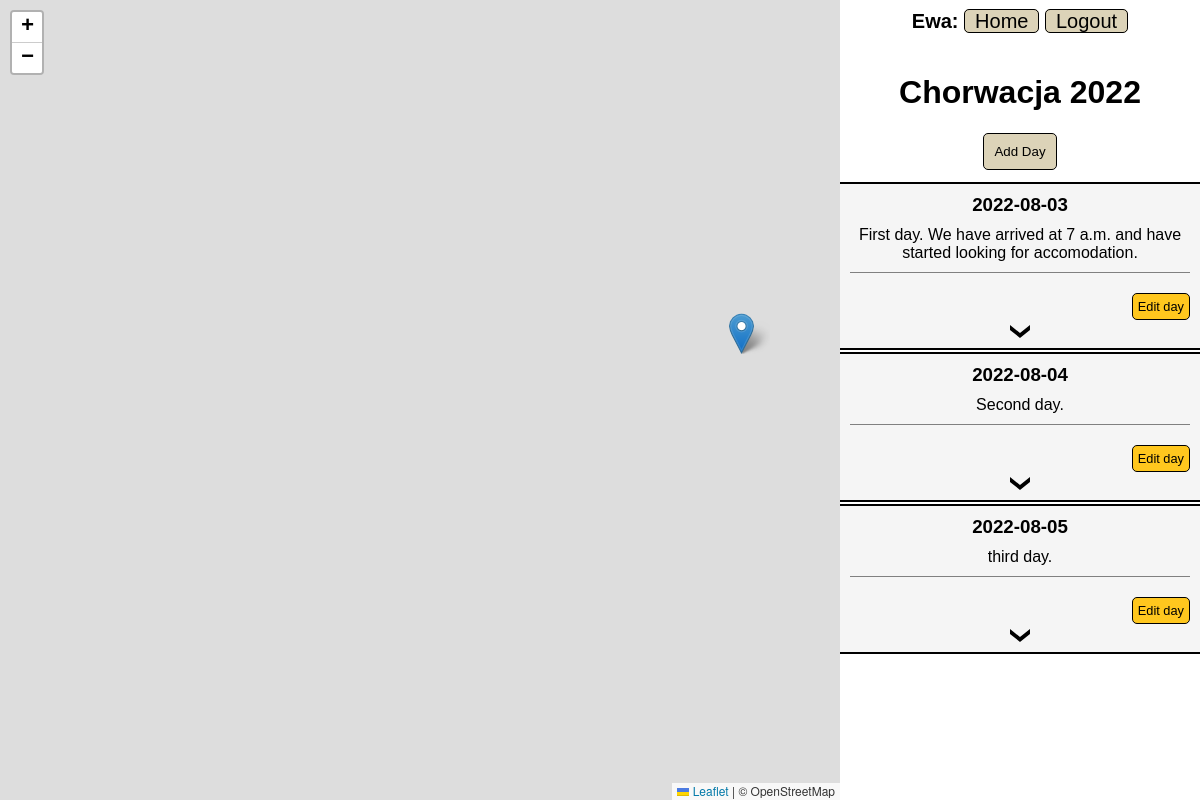
The page /adventure/49 (signed in) on the database as committed earlier.
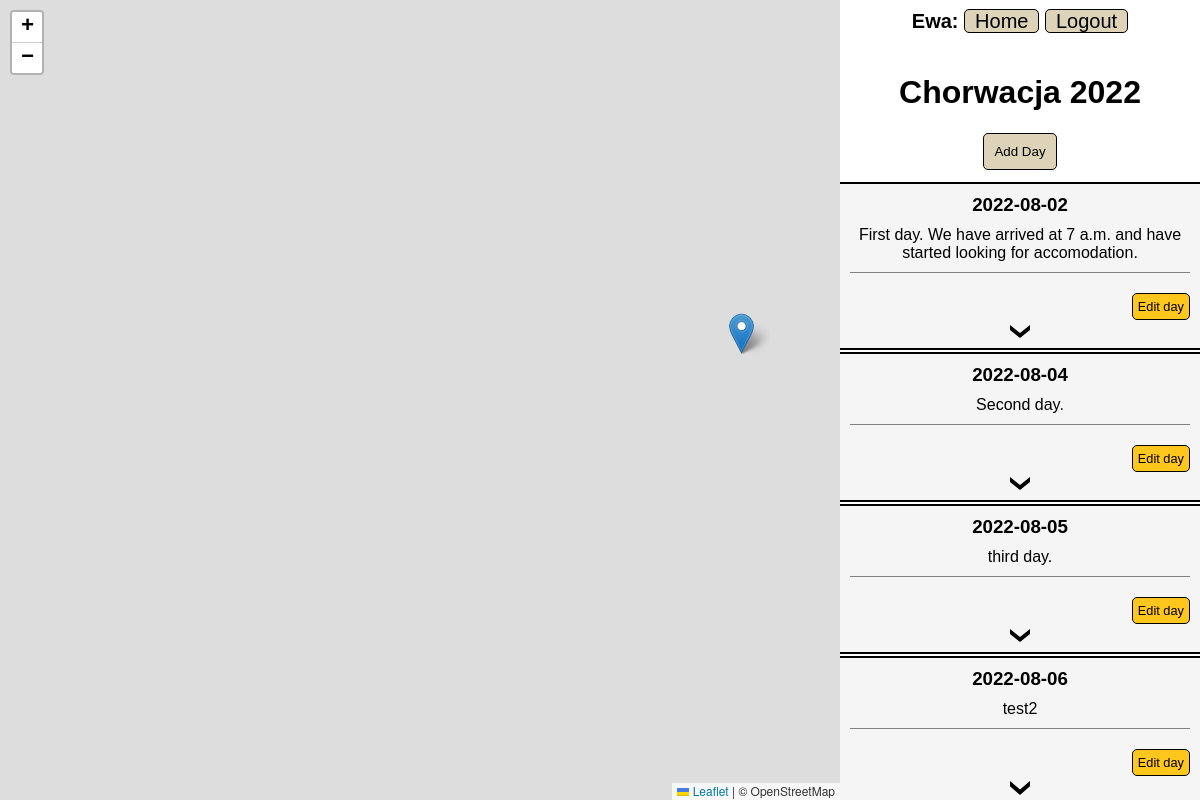
The same page on the database as committed later.
### adventure/models.py (models this page shows)
class Adventure(models.Model):
    title = models.CharField(max_length=128)
    author = models.ForeignKey(User, on_delete=models.CASCADE)
    is_public = models.BooleanField(default=False)

class Day(models.Model):
    adventure = models.ForeignKey(Adventure, on_delete=models.CASCADE)
    description = models.CharField(max_length=5000)
    date = models.DateField()

### adventure/views.py (the view)
# urls.py: path('adventure/<int:id>', views.adventure, name='adventure'),
@login_required
def adventure(request, id, message=None):
    try:
        message = request.GET['message']
    except:
        pass
    adventure = Adventure.objects.get(pk = id)
    if request.user == adventure.author:
        days = Day.objects.filter(adventure = id).order_by("date")
        days_and_locations = []
        if days:
            for i in range(0, len(days)):
                locations = Location.objects.filter(day=days[i])
                days_and_locations.append((days[i], locations))
        json_days = json.loads(serializers.serialize('json', days))
        if days:
            for i in range(len(days)):
                locations = Location.objects.filter(day=days[i])
                json_locations = json.loads(serializers.serialize('json', locations))
                json_days[i]['locations'] = json_locations
        return render(request, 'adventure/adventure.html',{
            'id': id,
            'days': days_and_locations,
            'adventure': adventure.title,
            'new_day': NewDayForm(),
            'edit_day': EditDayForm(),
            'new_location': NewLocationForm(),
            'edit_location': EditLocationForm(),
            'message': message,
            'markers_data': json_days,
        })
    return render(request, 'adventure/layout.html', {
        'message': "Permission Denied!",
    })

### adventure/templates/adventure/adventure.html (shortened to what this page needs)
{% extends "adventure/layout.html"%}
{% load static %}
{% block body %}
    <div>
        <h1 class="title">{{adventure}}</h1>
    </div>
    <div class="add-day">
        <button class="add" type="button" id="show-add-day-form">Add Day</button>
    </div>
    {% for day, locations in days %}
        <div class="adv-item">
            <h3>{{ day.date|date:"Y-m-d" }}</h3>
            <span>{{ day.description }}</span>
            <button type="button" class="edit" data-id="{{day.id}}" >Edit day</button>
            <img class="show-more arrow-down" src="{% static 'adventure/img/arrow-down.svg' %}" alt="show location arrow">
        </div>
    {% empty %}
        <span> No days yet. </span>
    {% endfor %}
{% endblock %}

### adventure/templates/adventure/layout.html (shortened to what this page needs)
{% load static %}
<!DOCTYPE html>
<html lang="en">
    <head lang="en">
        <link rel='stylesheet' href="{% static 'adventure/style.css' %}">
        <link rel="stylesheet" href="https://unpkg.com/leaflet@1.9.4/dist/leaflet.css"
/>
    </head>
    <body>
        <div id="map"></div>
        <div class="adv-contener">
                <div>
                    <nav class="nav">
                        {% if user.is_authenticated %}
                            <span style="font-weight: bold;">{{request.user.username|title}}:</span>
                        {% endif%}
                        <a href="{% url 'index' %}">Home</a>
                        {% if not user.is_authenticated %}
                            <a href="{% url 'register' %}">Register</a>
                            <a href="{% url 'login' %}">Login</a>
                        {% else %}
                            <a href="{% url 'logout' %}">Logout</a>
                        {% endif %}
                    </nav>
                </div>
                {% block body %}
                {% endblock %}
        </div>
    </body>
</html>

### adventure/static/adventure/style.css (style rules this page uses)
body { display: flex; flex-direction: column; justify-content: center; align-items: center; font-family: sans-serif; }
.title { text-align: center; }
.nav { font-size:20px; text-align: center; margin-bottom: 20px; margin-top: 10px; }
.nav a { background-color: rgb(220, 211, 184); border: 1px solid black; text-decoration: none; color: black; border-radius: 5px; padding-left: 10px; padding-right: 10px; }
.add { width: fit-content; background-color:rgb(220, 211, 184); margin:auto; }
.edit { font-size: 0.8rem; padding: 5px; margin-top: 10px; width: fit-content; background-color:rgb(255, 199, 30); }
.add-day { margin-left: auto; margin-right: auto; margin-bottom: 10px; }
.adv-item button { margin-left: auto; }
.adv-contener { position: fixed; height:100vh; width: 30vw; left:70% ; top:0; display: flex; flex-direction: column; align-items: center; overflow: scroll; }
.adv-item { width: calc(100% - 20px); display: flex; flex-direction: column; border-top: 2px solid black; border-bottom: 2px solid black; margin-top: 2px; margin-bottom: 0px; padding: 10px; white-space: pre-wrap; background-color: rgb(245, 245, 245); }
.adv-item > h3 { text-align: center; margin-top: 0px; margin-bottom: 10px; }
.adv-item > span { text-align: center; border-bottom: 1px solid gray; margin-bottom: 10px; padding-bottom: 10px; }
#map { height:100vh; width: 70vw; position: fixed; left:0 ; top:0; }
button { padding: 10px; border: 1px solid black; border-radius: 5px; font-weight: 500; margin-left: auto; }
.show-more { width: 20px; margin: auto; margin-top: 5px; cursor: pointer; }

Rows that differ between the two databases and show on the page:
changed Day "First day. We have arrived at 7 a.m. and have started looking for accomodation.": date "2022-08-03" → "2022-08-02"
added Day: date "2022-08-06", description "test2"
